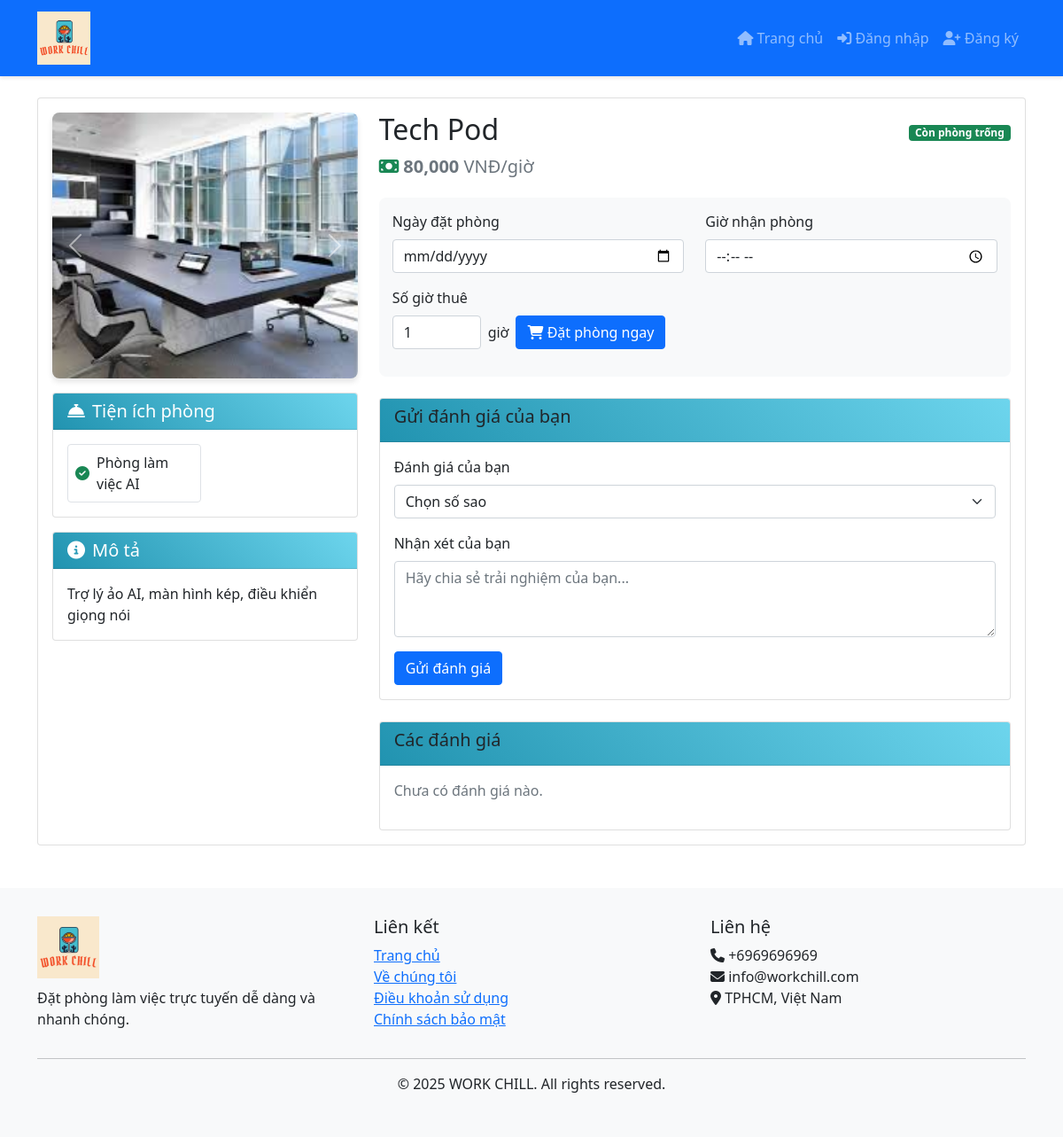
Screenshot of /pod/5f5d363d-ae08-4f46-b073-82c9fc663cd1/ with the database file from the repository.
### home/models.py (models this page shows, shortened)
class BaseModel(models.Model):
    uid = models.UUIDField(default=uuid.uuid4   , editable=False , primary_key=True)
    created_at = models.DateTimeField(auto_now_add=True)
    updated_at = models.DateTimeField(auto_now=True)
    class Meta:
        abstract = True
        ordering=['uid']

class PodImages(BaseModel):
    pod = models.ForeignKey(Pod, related_name='pod_images', on_delete=models.CASCADE)
    images = models.ImageField(upload_to='pods')

class Amenities(BaseModel):
    amenity_name = models.CharField(max_length=100)

class Pod(BaseModel):
    pod_name = models.CharField(max_length=100)
    pod_price = models.IntegerField()
    description = models.TextField()
    amenities = models.ManyToManyField(Amenities)
    room_count = models.IntegerField(default=10)

### home/views.py (the view)
# urls.py: path('pod/<uid>/', get_pod, name='get_pod'),
def get_pod(request, uid):
    try:
        pod = Pod.objects.get(uid=uid)
        today = date.today().strftime('%Y-%m-%d')
        if request.method == 'POST':
            hours = int(request.POST.get('hours', 1))
        else:
            hours = int(request.GET.get('hours', 1))
        total_amount = pod.pod_price * hours
        context = {
            'pod': pod,
            'today': today,
            'available_rooms': pod.room_count,
            'total_amount': total_amount,
            'hours': hours
        }
        return render(request, 'home/pod.html', context)
    except Pod.DoesNotExist:
        messages.error(request, 'Không tìm thấy khách sạn')
        return redirect('index')

### templates/home/pod.html (shortened to what this page needs)
{% extends 'home/base.html' %}
{% load humanize %}
{% block content %}
<div class="container mt-4">
  <div class="card">
    <div class="card-body">
      <div class="row">
        <div class="col-md-4">
          <div id="podCarousel" class="carousel slide" data-bs-ride="carousel">
            <div class="carousel-inner">
              {% if pod.pod_images.all %}
                {% for image in pod.pod_images.all %}
                <div class="carousel-item {% if forloop.first %}active{% endif %}">
                  <img src="{{ image.images.url }}" class="d-block w-100" alt="{{ pod.pod_name }}">
                </div>
                {% endfor %}
              {% endif %}
            </div>
            <button class="carousel-control-prev" type="button" data-bs-target="#podCarousel" data-bs-slide="prev">
              <span class="carousel-control-prev-icon"></span>
            </button>
            <button class="carousel-control-next" type="button" data-bs-target="#podCarousel" data-bs-slide="next">
              <span class="carousel-control-next-icon"></span>
            </button>
          </div>
          <div class="card mt-3">
            <div class="card-header bg-primary text-white">
              <h5 class="card-title mb-0">
                <i class="fas fa-concierge-bell me-2"></i>Tiện ích phòng
              </h5>
            </div>
            <div class="card-body">
              <div class="row g-2">
                {% for amenity in pod.amenities.all %}
                <div class="col-6">
                  <div class="d-flex align-items-center p-2 border rounded">
                    <i class="fas fa-check-circle text-success me-2"></i>
                    <span>{{ amenity.amenity_name }}</span>
                  </div>
                </div>
                {% endfor %}
              </div>
            </div>
          </div>
          <div class="card mt-3">
            <div class="card-header bg-info text-white">
              <h5 class="card-title mb-0">
                <i class="fas fa-info-circle me-2"></i>Mô tả
              </h5>
            </div>
            <div class="card-body">
              <p class="card-text">{{ pod.description }}</p>
            </div>
          </div>
        </div>
        <div class="col-md-8">
          <div class="d-flex justify-content-between align-items-center">
            <h2>{{ pod.pod_name }}</h2>
            <div class="badge bg-success">Còn {{ pod.available_rooms }} phòng trống</div>
          </div>
          <p class="text-muted fs-5">
            <i class="fas fa-money-bill text-success"></i>
            <span class="fw-bold">{{ pod.pod_price|intcomma }}</span> VNĐ/giờ
          </p>
          <div class="price-card">
            <form method="POST" action="{% url 'process_payment' pod.uid %}" id="bookingForm">
              <div class="row">
                <div class="col-md-6">
                  <div class="mb-3">
                    <label class="form-label">Ngày đặt phòng</label>
                    <input type="date" class="form-control" name="bookingDate" id="bookingDate"
                           min="{{ today|date:'Y-m-d' }}" required>
                  </div>
                </div>
                <div class="col-md-6">
                  <div class="mb-3">
                    <label class="form-label">Giờ nhận phòng</label>
                    <input type="time" class="form-control" name="checkInTime" id="checkInTime" required>
                  </div>
                </div>
              </div>
              <div class="mb-3">
                <label for="hours" class="form-label">Số giờ thuê</label>
                <div class="d-flex align-items-center">
                  <input type="number"
                         class="form-control"
                         name="hours"
                         id="hours"
                         min="1"
                         max="24"
                         value="1"
                         required
                         style="width: 100px;">
                  <span class="ms-2">giờ</span>
                  <button type="submit" class="btn btn-primary ms-2">
                    <i class="fas fa-shopping-cart"></i> Đặt phòng ngay
                  </button>
                </div>
              </div>
            </form>
          </div>
          <div class="card mt-4">
            <div class="card-header">
                <h5>Gửi đánh giá của bạn</h5>
            </div>
            <div class="card-body">
                <form method="POST" action="{% url 'add_feedback' pod.uid %}">
                    <div class="mb-3">
                        <label for="rating" class="form-label">Đánh giá của bạn</label>
                        <select class="form-select" name="rating" id="rating" required>
                            <option value="">Chọn số sao</option>
                        </select>
                    </div>
                    <div class="mb-3">
                        <label for="comment" class="form-label">Nhận xét của bạn</label>
                        <textarea class="form-control" name="comment" id="comment" rows="3" required
                                  placeholder="Hãy chia sẻ trải nghiệm của bạn..."></textarea>
                    </div>
                    <button type="submit" class="btn btn-primary">Gửi đánh giá</button>
                </form>
            </div>
          </div>
          <div class="card mt-4">
            <div class="card-header">
                <h5>Các đánh giá</h5>
            </div>
            <div class="card-body">
                {% for feedback in pod.feedback_set.all %}
                <div class="feedback-item mb-3 border-bottom pb-3">
                    <div class="d-flex justify-content-between">
                        <div>
                            <strong>{{ feedback.user.username }}</strong>
                            <div class="text-warning">
                                {% for i in ""|ljust:feedback.rating %}⭐{% endfor %}
                            </div>
                        </div>
                        <small class="text-muted">{{ feedback.created_at|date:"d/m/Y H:i" }}</small>
                    </div>
                    <p class="mt-2 mb-0">{{ feedback.comment }}</p>
                </div>
                {% empty %}
                <p class="text-muted">Chưa có đánh giá nào.</p>
                {% endfor %}
            </div>
          </div>
        </div>
      </div>
    </div>
  </div>
</div>
{% endblock %}

### templates/home/base.html (style rules this page uses)
.badge { font-size: 0.75rem; padding: 0.25em 0.6em; }

### templates/home/pod.html (style rules this page uses)
.price-card { background: #f8f9fa; padding: 15px; border-radius: 8px; margin-top: 20px; }
.card-header { background: linear-gradient(45deg, #2193b0, #6dd5ed); }
.carousel { border-radius: 8px; overflow: hidden; box-shadow: 0 4px 6px rgba(0,0,0,0.1); }
.carousel-item img { height: 300px; object-fit: cover; }

### rows the page displays
PodImages: images (picture)
Amenities: amenity_name "Phòng làm việc AI"
Pod: description "Trợ lý ảo AI, màn hình kép, điều khiển giọng nói", pod_name "Tech Pod", pod_price "80,000"
